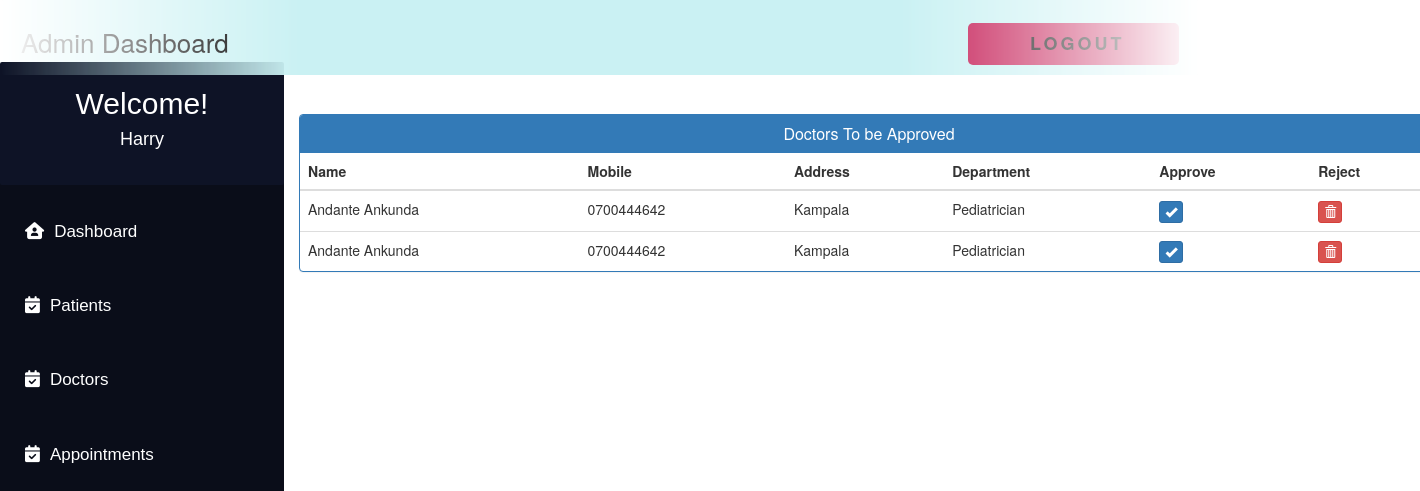
/admin_approve_doctor/ (signed in), run on the app's committed database.
### MyApp/models.py (models this page shows, shortened)
class Doctor(models.Model):
    user = models.OneToOneField(User, on_delete=models.CASCADE)
    Doctor_First_Name = models.CharField(max_length=50, default="")
    Doctor_Last_Name = models.CharField(max_length=50, default="")
    gender = models.CharField(max_length=10, choices=GENDER, default="")
    address = models.CharField(max_length=40)
    contact = models.CharField(max_length=10, null=True)
    department = models.CharField(
        max_length=50, choices=departments, default='')
    status = models.BooleanField(default=False)

### MyApp/views.py (the view)
# urls.py: path('admin_approve_doctor/', views.admin_approve_doctor,
@login_required(login_url='adminlogin')
def admin_approve_doctor(request):
    doctors = Doctor.objects.all().filter(status=False)
    return render(request, 'MyApp/admin_approve_doctor.html', {'doctors': doctors})

### templates/MyApp/admin_approve_doctor.html (shortened to what this page needs)
<!DOCTYPE html>
<html lang="en">
<head>
    <link href="//netdna.bootstrapcdn.com/bootstrap/3.0.0/css/bootstrap.min.css" rel="stylesheet" id="bootstrap-css">
</head>
<body>
    {% include 'MyApp/admin_base.html' %}
    <div class="container" style="margin-left:20%; margin-top:8%">
  <div class="panel panel-primary">
    <div class="panel-heading">
      <h6 class="panel-title">Doctors To be Approved</h6>
    </div>
    <table class="table table-hover" id="dev-table">
      <thead>
        <tr>
          <th>Name</th>
          <th>Mobile</th>
          <th>Address</th>
          <th>Department</th>
          <th>Approve</th>
          <th>Reject</th>
        </tr>
      </thead>
      {% for d in doctors %}
      <tr>
        <td> {{d.Doctor_First_Name}} {{d.Doctor_Last_Name}}</td>
        <td>{{d.contact}}</td>
        <td>{{d.address}}</td>
        <td>{{d.department}}</td>
        <td><a class="btn btn-primary btn-xs" href="{% url 'MyApp:approve_doctor' d.id  %}"><span class="glyphicon glyphicon-ok"></span></a></td>
        <td><a class="btn btn-danger btn-xs" href="{% url 'MyApp:reject_doctor' d.id  %}"><span class="glyphicon glyphicon-trash"></span></a></td>
      </tr>
      {% endfor %}
    </table>
  </div>
</div>
</body>
</html>

### templates/MyApp/admin_base.html (shortened to what this page needs)
<!DOCTYPE html>
<html lang="en">
<head>
</head>
<body>
    <div class="navbar">
        <a>Admin Dashboard</a>
        <button>
            <span class="label"><a href="{% url 'MyApp:logout' %}" class="logoutbtn"
                    style="font-size:18px; text-align: center;">Logout</a></span>
        </button>
    </div>
    <div class="sidebar">
        <div class="userprofile">
            <h2 style="color:white; font-family:sans-serif; padding-top:25px; text-align:center; margin:0px;">Welcome!
            </h2>
            <h4 style="color:white; font-family:sans-serif; text-align:center; padding-bottom:35px;">
                {{request.user.username}}</h4>
        </div>
        <a href="{% url 'MyApp:admin_dashboard' %}"><i class="fa-solid fa-house-user"></i>Dashboard</a>
        <a href="{% url 'MyApp:admin_patient' %}"><i class="fa-solid fa-calendar-check"></i>Patients</a>
        <a href="{% url 'MyApp:admin_doctor' %}"><i class="fa-solid fa-calendar-check"></i>Doctors</a>
        <a href="{% url 'MyApp:admin_appointment' %}"><i class="fa-solid fa-calendar-check"></i>Appointments</a>
    </div>
</body>
</html>

### templates/MyApp/admin_base.html (style rules this page uses)
body { background-color: rgb(255, 255, 255); padding: 0px; margin-top: 0px; margin-left: 0px; margin-right: 0px; margin-bottom: 0px; }
.navbar { overflow: hidden; height: 75px; width: 100%; padding-top: 22px; z-index: 1; top: 0; position: fixed; display: block; max-width: 1200px; mask-image: linear-gradient(90deg, rgba(255, 255, 255, 0) 0%, #ffffff 25%, #ffffff 75%, rgba(255, 255, 255, 0) 100%); margin: 0 auto; background-color: #caf1f3; }
.navbar a { float: left; display: block; font-size: 26px; color: black; text-align: center; padding-left: 20px; text-decoration: none; }
.sidebar .userprofile { background-color: #0e1326; border-radius: 2px !important; margin-top: -5px; }
.sidebar { padding-top: 0px; border-radius: 15px !important; width: 20%; align-items: center; height: 100%; background-color: #0a0d19; font-family: sans-serif; font-size: 17px; font-weight: normal; position: fixed; top: 67px; left: 0; bottom: 0; }
.sidebar i { padding-right: 10px; }
.sidebar a { display: block; color: white; padding: 25px; text-decoration: none; }
button { float: right; position: relative; font-size: 14px; letter-spacing: 3px; height: 3em; padding: 0 3em; border: none; background-color: #c41b54; color: #fff; text-transform: uppercase; overflow: hidden; border-radius: 5px; margin-right: 20px; }
button::before { content: ''; display: block; position: absolute; z-index: 0; bottom: 0; left: 0; height: 0px; width: 100%; background: rgb(196, 27, 84); background: linear-gradient(90deg, rgba(196, 27, 84, 1) 20%, rgba(124, 7, 46, 1) 100%); transition: 0.2s; }
button .label { position: relative; }

### templates/MyApp/admin_approve_doctor.html (style rules this page uses)
a:link { text-decoration: none; }
h6 { text-align: center; }

### data on the page
Doctor: Doctor_First_Name "Andante", Doctor_Last_Name "Ankunda", contact "0700444642", address "Kampala", department "Pediatrician"
Doctor: Doctor_First_Name "Andante", Doctor_Last_Name "Ankunda", contact "0700444642", address "Kampala", department "Pediatrician"

### other printed values
{{ request.user.username }} "Harry"
